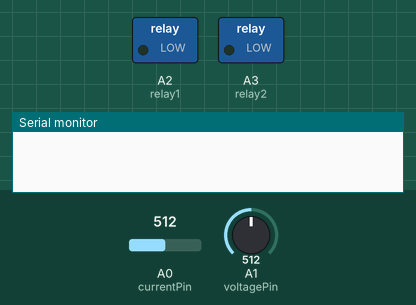
Simulated run of this sketch. Board: Arduino Uno, built with avr-gcc and run on an emulated ATmega328P. Shown: switched loads named in the sketch (green lamp = pin HIGH), the last lines printed to the serial monitor. The test bench sets the inputs (shaded band); at power-on: A1 (voltagePin) = 512, A0 (currentPin) = 512. At 7.1 s the program stops and its outputs stay as they are.

Above: at 0.1 s.
At 5.2 s:
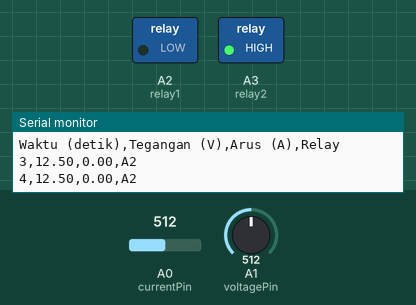
5.3 s: A1 (voltagePin) set to 306
At 7.5 s:
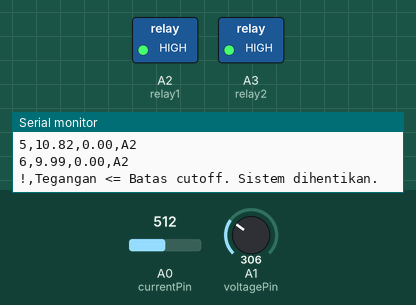
Timing chart, 0 to 8.6 s (numbered marks = the images above; inputs shaded):
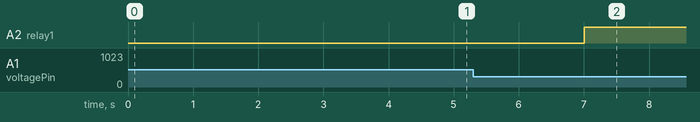

The sketch:

teslaswitchingandfiltering.ino
```cpp
// === KODE ARDUINO DENGAN MOVING AVERAGE FILTER DAN FORMAT CSV UNTUK COOLTERM ===

const int currentPin = A0;
const int voltagePin = A1;
const int relay1 = A2;
const int relay2 = A3;

const float ACS_ZERO = 2.5;
const float MV_PER_AMP = 0.1;
const float VOLTAGE_SCALE = 5.0;

const unsigned long intervalRead = 1000;
const unsigned long switchingInterval = 10UL * 60UL * 1000UL; // 10 menit bisa diubah sesuai durasi yang diinginkan
const float voltageCutoff = 10.5; // Batas tegangan cutoff

const int filterSamples = 10;
float voltageBuffer[filterSamples];
float currentBuffer[filterSamples];
int filterIndex = 0;
bool bufferFilled = false;

unsigned long lastReadMillis = 0;
unsigned long lastSwitchMillis = 0;
unsigned long sessionStartMillis = 0;

bool relay1Active = true;

void setup() {
  Serial.begin(9600);
  delay(1000);

  pinMode(relay1, OUTPUT);
  pinMode(relay2, OUTPUT);
  digitalWrite(relay1, HIGH);
  digitalWrite(relay2, HIGH);

  Serial.println("Waktu (detik),Tegangan (V),Arus (A),Relay");

  sessionStartMillis = millis();
  lastSwitchMillis = millis();
  lastReadMillis = millis();

  if (relay1Active) {
    digitalWrite(relay1, LOW);
  } else {
    digitalWrite(relay2, LOW);
  }

  delay(3000);
}

void loop() {
  unsigned long currentMillis = millis();

  // === Switching relay setiap 10 menit ===
  if (currentMillis - lastSwitchMillis >= switchingInterval) {
    digitalWrite(relay1, HIGH);
    digitalWrite(relay2, HIGH);
    delay(1000);

    relay1Active = !relay1Active;

    if (relay1Active) {
      digitalWrite(relay1, LOW);
    } else {
      digitalWrite(relay2, LOW);
    }

    delay(3000);
    lastSwitchMillis = millis();
    lastReadMillis = millis();
    return;
  }

  // === Pembacaan sensor dengan filter setiap 1 detik ===
  if (currentMillis - lastReadMillis >= intervalRead) {
    lastReadMillis = currentMillis;

    float rawVoltage = analogRead(voltagePin) * (5.0 / 1024.0);
    float rawCurrent = analogRead(currentPin) * (5.0 / 1024.0);

    voltageBuffer[filterIndex] = rawVoltage;
    currentBuffer[filterIndex] = rawCurrent;
    filterIndex++;

    if (filterIndex >= filterSamples) {
      filterIndex = 0;
      bufferFilled = true;
    }

    int count = bufferFilled ? filterSamples : filterIndex;
    float voltageSum = 0, currentSum = 0;

    for (int i = 0; i < count; i++) {
      voltageSum += voltageBuffer[i];
      currentSum += currentBuffer[i];
    }

    float avgVoltage = voltageSum / count;
    float avgCurrent = currentSum / count;

    float inputVoltage = avgVoltage * VOLTAGE_SCALE;
    float current = (avgCurrent - ACS_ZERO) / MV_PER_AMP;
    unsigned long seconds = (currentMillis - sessionStartMillis) / 1000;

    String activeRelay = relay1Active ? "A2" : "A3";

    Serial.print(seconds);
    Serial.print(",");
    Serial.print(inputVoltage, 2);
    Serial.print(",");
    Serial.print(current, 2);
    Serial.print(",");
    Serial.println(activeRelay);

    // === STOP jika Tegangan ≤ cutoff ===
    if (inputVoltage <= voltageCutoff) {
      digitalWrite(relay1, HIGH);
      digitalWrite(relay2, HIGH);
      Serial.println("!,Tegangan <= Batas cutoff. Sistem dihentikan.");
      Serial.flush();
      while (true); // Hentikan sistem
    }
  }
}
```

Measured:
- after the input at 5.3 s, A2 (relay1): LOW → HIGH after 1.7 s
